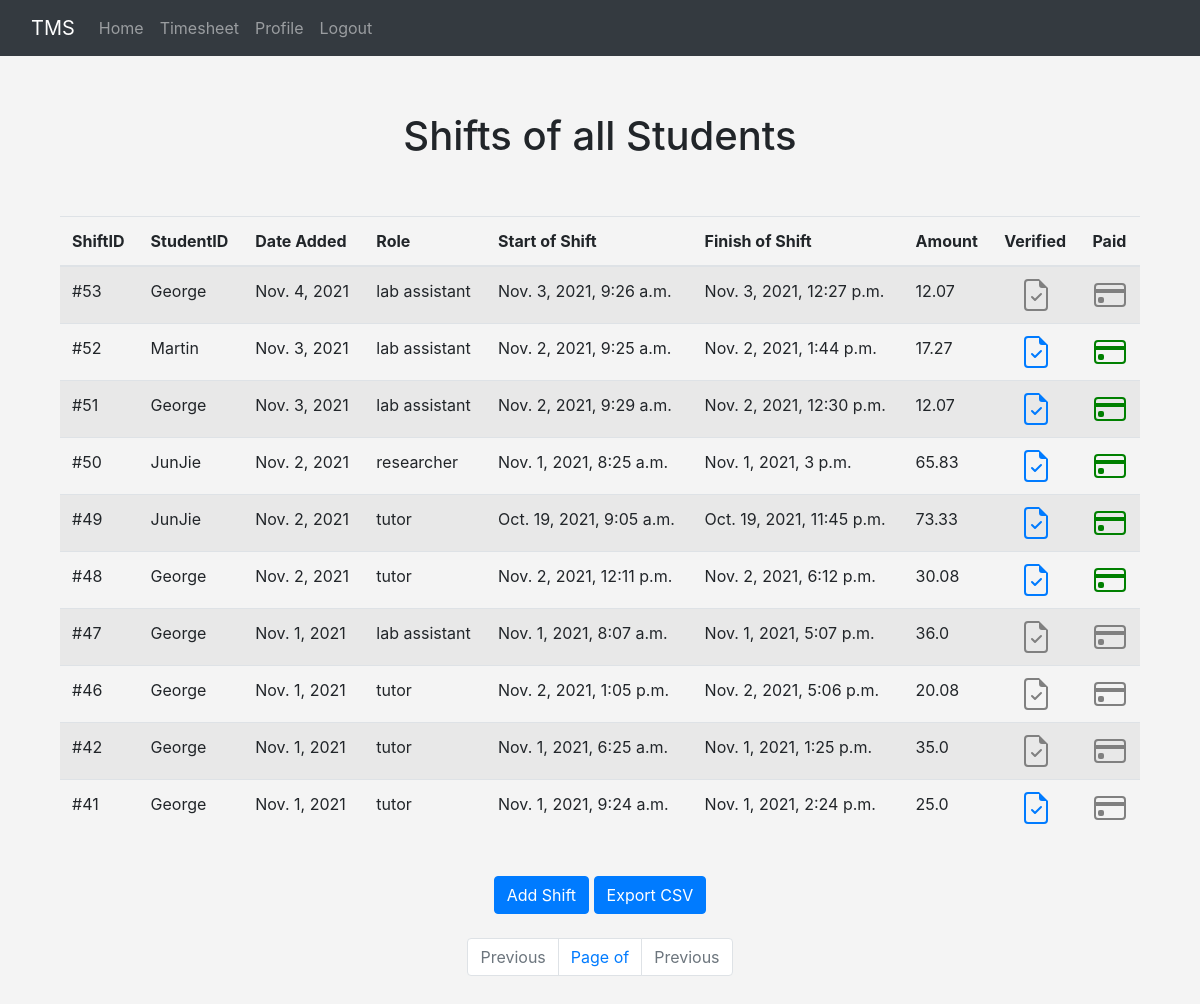
The app's page /shifts (signed in), older data.
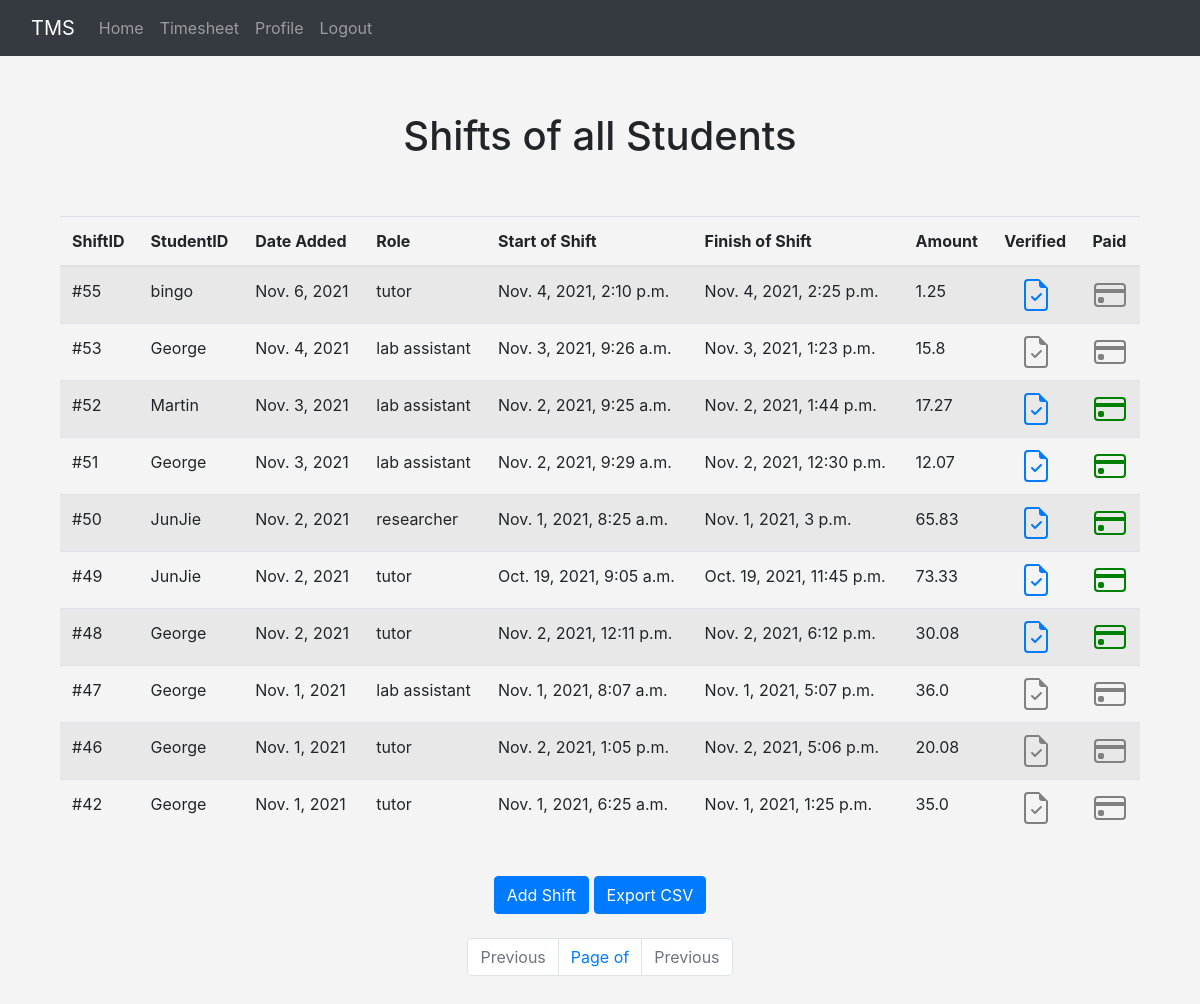
The same page, newer data.
### timesheet/models.py (models this page shows, shortened)
class Shift(models.Model):
    studentID = models.ForeignKey(User, blank=True, null=True, on_delete=models.CASCADE)
    date = models.DateTimeField('Date added', auto_now_add=True)
    role = models.ForeignKey(Roles, blank=True, null=True, on_delete=models.SET_NULL)
    startHour = models.DateTimeField('Time started working')
    endHour = models.DateTimeField('Time finished working')
    verified = models.BooleanField(default=False)
    paid = models.BooleanField(default=False)
    def payment(self):
        time = self.endHour - self.startHour                                 #calculate time working
        payment = round(self.role.hourlyPay * time.seconds / 60 / 60,2)      #hourlyPay * hours worked, rounded for 2 demicals
        return payment

class Roles(models.Model):
    name = models.CharField('Type of role', max_length=120)
    hourlyPay = models.IntegerField('Payment per hour for a role')
    def __str__(self):
        return self.name

### timesheet/views.py (the view)
# urls.py: path('shifts', views.shifts, name="shifts"),
def shifts(request):
    shifts = Shift.objects.all().order_by('-date')
    userTitle = str(request.user.userprofile.title)
    if userTitle == 'Student':
        userid = request.user.id
        p = Paginator(Shift.objects.filter(studentID=userid).order_by('-date'),4)   #filter User's shifts only
        page = request.GET.get('page')
        shiftsPerPage = p.get_page(page)
        return render(request, 'timesheet/shifts.html', {
            'shiftsPerPage': shiftsPerPage,
            })
    else:
        p = Paginator(shifts, 10)  # filter User's shifts only
        page = request.GET.get('page')
        shiftsPerPage = p.get_page(page)
        return render(request, 'timesheet/all_shifts.html', {
            'shiftPerPage': shiftsPerPage
            })

### members/models.py (called while the page is built)
    def __str__(self):
        return self.name

### timesheet/templates/timesheet/all_shifts.html (shortened to what this page needs)
{% extends 'timesheet/base.html' %}
    {% block content %}
    <center>
    <br>
    <div class="container">
        <h1>Shifts of all Students </h1>
            <br> <br>
        <table class="table table-striped">
          <thead>
            <tr>
                <th scope="col">ShiftID</th>
                <th scope="col">StudentID</th>
                <th scope="col">Date Added</th>
                <th scope="col">Role</th>
                <th scope="col">Start of Shift</th>
                <th scope="col">Finish of Shift</th>
                <th scope="col">Amount</th>
                <th scope="col">Verified</th>
                <th scope="col">Paid</th>
            </tr>
          </thead>
            {% for shift in shiftPerPage %}
                        <tr>
                            <td>
                            #{{ shift.id }}
                            </td>
                            <td>
                            {{ shift.studentID }}
                            </td>
                            <td>
                            {{ shift.date.date }}
                            </td>
                            <td>
                            {{ shift.role }}
                            </td>
                            <td>
                            {{ shift.startHour }}
                            </td>
                            <td>
                            {{ shift.endHour }}
                            </td>
                            <td>
                            {{ shift.payment }}
                            </td>
                            <td align="center">
                                <a href="{% url 'verify-shift' shift.id %}">
                                </a>
                            </td>
                            <td align="center">
                                <a href="{% url 'pay-shift' shift.id %}">
                                </a>
                            </td>
                        </tr>
            {% endfor %}
        </table>
    </div>
     <br/>
            <a class="btn btn-primary" href="{% url 'add-shift' %}" role="button">Add Shift</a> <a class="btn btn-primary" href="{% url 'shift-csv' %}" role="button">Export CSV</a>
        <br/> <br/>
   <nav aria-label="Page navigation example">
      <ul class="pagination justify-content-center">
        {% if shiftsPerPage.has_previous %}
            <li class="page-item"><a class="page-link" href="?page={{ shiftsPerPage.previous_page_number }}">Previous</a></li>
        {% else %}
            <li class="page-item disabled">
              <a class="page-link">Previous</a>
            </li>
        {% endif %}
          <li class="page-item"><a class="page-link" href="#">Page {{ shiftsPerPage.number }} of {{ shiftsPerPage.paginator.num_pages }}</a> </li>
        {% if shiftsPerPage.has_next %}
            <li class="page-item"><a class="page-link" href="?page={{ shiftsPerPage.next_page_number }}">Next</a></li>
        {% else %}
            <li class="page-item disabled">
              <a class="page-link">Previous</a>
            </li>
        {% endif %}
      </ul>
    </nav>
    <br/> <br/>
    </center>
    {% endblock %}

### timesheet/templates/timesheet/base.html (shortened to what this page needs)
<!doctype html>
<html lang="en">
  <head>
    <link rel="stylesheet" href="https://stackpath.bootstrapcdn.com/bootstrap/4.2.1/css/bootstrap.min.css">
    <link href="https://stackpath.bootstrapcdn.com/font-awesome/4.7.0/css/font-awesome.min.css" rel="stylesheet">
    <link rel="stylesheet" href="https://cdnjs.cloudflare.com/ajax/libs/tempusdominus-bootstrap-4/5.1.2/css/tempusdominus-bootstrap-4.min.css" />
  </head>
  <body>
    {% include 'timesheet/navbar.html' %}
    <br/>
    <div class="container">
        {% block content %}
        {% endblock %}
    </div>
  </body>
</html>

### timesheet/templates/timesheet/navbar.html (shortened to what this page needs)
<nav class="navbar navbar-expand-lg navbar-dark bg-dark">
  <div class="container-fluid">
    <a class="navbar-brand" href="{% url 'home' %}">TMS</a>
    <div class="collapse navbar-collapse" id="navbarSupportedContent">
      <ul class="navbar-nav me-auto mb-2 mb-lg-0">
        <li class="nav-item">
          <a class="nav-link" aria-current="page" href="{% url 'home' %}">Home</a>
        </li>
        {% if user.is_authenticated %}
             {% if user.is_superuser %}
                <li class="nav-item">
                      <a class="nav-link" aria-current="page" href="{% url 'user-list' %}">User List</a>
                </li>
                <li class="nav-item">
                  <a class="nav-link" aria-current="page" href="/admin">Admin Panel</a>
                </li>
               <a class="nav-link" aria-current="page" href="{% url 'all-shifts' %}">All Shifts</a>
             {% else %}
                <li class="nav-item">
                    <a class="nav-link" aria-current="page" href="{% url 'shifts' %}">Timesheet</a>
                </li>
                 <li class="nav-item">
                    <a class="nav-link" aria-current="page" href="{% url 'user-profile' user.id %}">Profile</a>
                </li>
            {% endif %}
            <li class="nav-item">
              <a class="nav-link" aria-current="page" href="{% url 'logout' %}">Logout</a>
            </li>
        {% else %}
            <li class="nav-item">
              <a class="nav-link" aria-current="page" href="{% url 'login' %}">Login</a>
            </li>
        {% endif %}
      </ul>
    </div>
  </div>
</nav>

### timesheet/templates/timesheet/base.html (style rules this page uses)
body { background: #f4f4f4; }

Row changes from the older to the newer data that the page shows:
no longer on this page (row unchanged): Shift: id "41", studentID "George", date "Nov. 1, 2021", role "tutor", startHour "Nov. 1, 2021, 9:24 a.m.", endHour "Nov. 1, 2021, 2:24 p.m.", payment "25.0", verified True (drawn), paid False (drawn)
added Shift: id "55", studentID "bingo", date "Nov. 6, 2021", role "tutor", startHour "Nov. 4, 2021, 2:10 p.m.", endHour "Nov. 4, 2021, 2:25 p.m.", payment "1.25", verified True (drawn), paid False (drawn)
changed Shift id 53: endHour "Nov. 3, 2021, 12:27 p.m." → "Nov. 3, 2021, 1:23 p.m."; payment "12.07" → "15.8"
